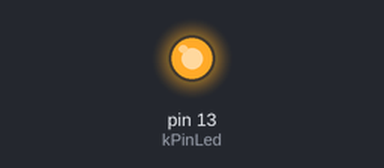
The sketch below on a simulated Arduino Uno, built with avr-gcc and run on an emulated ATmega328P. Parts: output pins drawn as LEDs (lit = HIGH).

Above: at 0.5 s.
At 23.5 s:
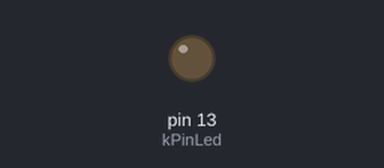
Timing chart, 0 to 28.6 s (numbered marks = the images above):
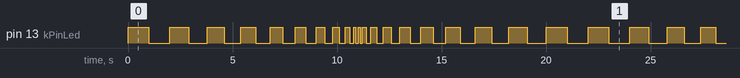

Measured:
- by itself, pin 13 (kPinLed): moves between LOW and HIGH, repeating every 22.0 s
- by itself, everything shown: repeats every 22.0 s, in 40 steps

The sketch:

blink_while.pde
```cpp
const int kPinLed = 13;

void setup()
{
  pinMode(kPinLed, OUTPUT);
}

int delayTime = 1000;

void loop()
{
  while(delayTime > 0){  // while delayTime is greater than 0
    digitalWrite(kPinLed, HIGH);
    delay(delayTime);
    digitalWrite(kPinLed, LOW);
    delay(delayTime);
    delayTime = delayTime - 100;
  }
  while(delayTime < 1000){  // while delayTime is less than 1000
    delayTime = delayTime + 100;   // do this first so we don't have a loop with delayTime = 0
    digitalWrite(kPinLed, HIGH);
    delay(delayTime);
    digitalWrite(kPinLed, LOW);
    delay(delayTime);
  }
}
```
